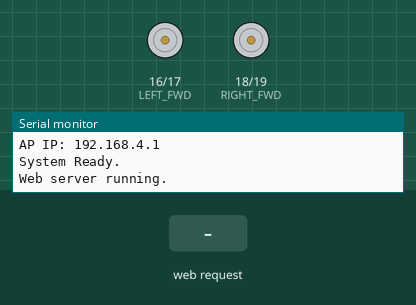
Simulated run of this sketch. Board: ESP32. Parts: motor-driver pin pairs drawn as motors (green arrow = first pin HIGH = forward, orange = second pin HIGH = backward, longer = more drive), the last lines printed to the serial monitor. Inputs (shaded band) come from the test bench.

Above: at 1.2 s.
1.3 s: HTTP request GET /set?l=1 received
At 2.5 s:
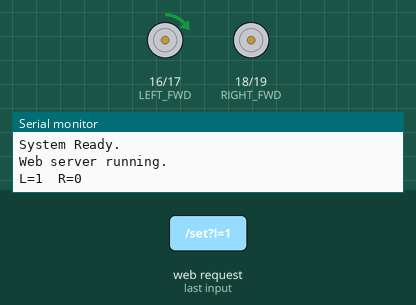
2.8 s: HTTP request GET /set?l=120 received
At 3.6 s:
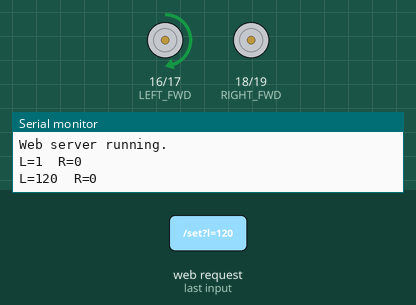
4.3 s: HTTP request GET /set?r=1 received
At 4.9 s:
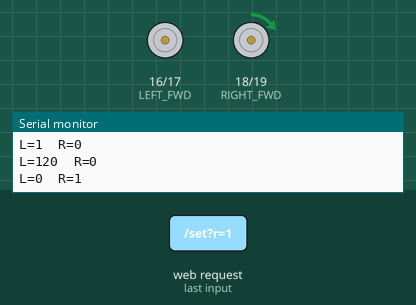
5.8 s: HTTP request GET /set?r=120 received
At 7.0 s:
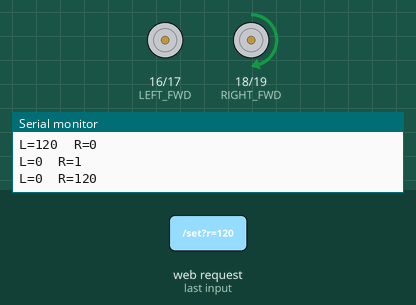
7.3 s: HTTP request GET /set?l=1&r=1 received
At 8.4 s:
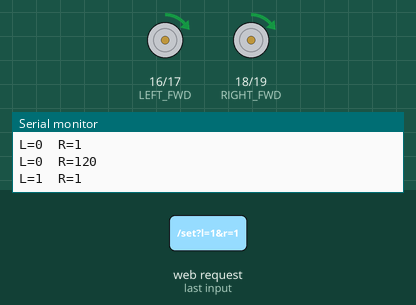
8.8 s: HTTP request GET /set?l=120&r=120 received
At 9.4 s:
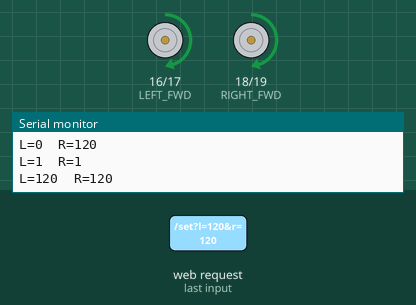
Timing chart, 0 to 11.3 s (numbered marks = the images above; inputs shaded):
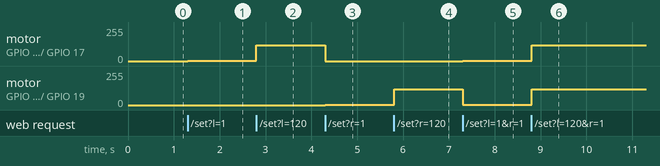

The sketch:

motor_control_ap_mode.ino
```cpp
/*
   ESP32 AP Mode + RTOS + 2-Slider PWM Motor Control
   Controls left & right motor speed using PWM.
*/

#include <WiFi.h>
#include <WebServer.h>

// -------- PIN CONFIG (EDIT to match your wiring) --------
const int LEFT_FWD = 16;
const int LEFT_BWD = 17;
const int RIGHT_FWD = 18;
const int RIGHT_BWD = 19;

// PWM channels
#define CH_L 0
#define CH_R 1

// -------- AP CONFIG --------
const char* ap_ssid = "ESP32-RTOS-PWM";
const char* ap_password = "12345678";

WebServer server(80);

// -------- RTOS --------
typedef struct {
  int leftSpeed;   // -255 to 255 (negative = backward)
  int rightSpeed;  // -255 to 255 (negative = backward)
} MotorPWM;

QueueHandle_t pwmQueue;

// ---------------------------------------------------------
// HTML PAGE WITH 2 SLIDERS
// ---------------------------------------------------------
const char INDEX_HTML[] PROGMEM = R"rawliteral(
<!DOCTYPE html>
<html>
<head>
<meta name='viewport' content='width=device-width, initial-scale=1'>
<style>
body { font-family: Arial; text-align: center; padding-top: 20px; }
.slider { width: 300px; }
label { font-size: 20px; }
</style>
</head>
<body>
<h2>ESP32 RTOS PWM Motor Control</h2>

<label>Left Motor</label><br>
<input type='range' min='-255' max='255' value='0' class='slider' id='left'><br><br>

<label>Right Motor</label><br>
<input type='range' min='-255' max='255' value='0' class='slider' id='right'><br><br>

<script>
function send() {
  let L = document.getElementById("left").value;
  let R = document.getElementById("right").value;
  fetch(`/set?l=${L}&r=${R}`);
}
document.querySelectorAll('.slider').forEach(s => {
  s.oninput = send;
});
</script>

</body>
</html>
)rawliteral";

// ---------------------------------------------------------
// SEND SLIDER VALUES → QUEUE
// ---------------------------------------------------------
void handleSetPWM() {
  MotorPWM cmd;

  cmd.leftSpeed = server.hasArg("l") ? server.arg("l").toInt() : 0;
  cmd.rightSpeed = server.hasArg("r") ? server.arg("r").toInt() : 0;

  xQueueOverwrite(pwmQueue, &cmd);
  server.send(200, "text/plain", "OK");
}

void handleRoot() {
  server.send_P(200, "text/html", INDEX_HTML);
}

// ---------------------------------------------------------
// MOTOR APPLY
// ---------------------------------------------------------
void applyMotorPWM(int channel, int pinFwd, int pinBwd, int pwmValue) {
  pwmValue = constrain(pwmValue, -255, 255);

  if (pwmValue > 0) {
    digitalWrite(pinBwd, LOW);
    digitalWrite(pinFwd, HIGH);
    ledcWrite(channel, pwmValue);
  } else if (pwmValue < 0) {
    digitalWrite(pinFwd, LOW);
    digitalWrite(pinBwd, HIGH);
    ledcWrite(channel, -pwmValue);
  } else {
    digitalWrite(pinFwd, LOW);
    digitalWrite(pinBwd, LOW);
    ledcWrite(channel, 0);
  }
}

// ---------------------------------------------------------
// TASK: Handle Web Server
// ---------------------------------------------------------
void WebTask(void* pv) {
  server.on("/", handleRoot);
  server.on("/set", handleSetPWM);

  server.begin();
  Serial.println("Web server running.");

  for (;;) {
    server.handleClient();
    vTaskDelay(pdMS_TO_TICKS(5));
  }
}

// ---------------------------------------------------------
// TASK: Motor Control (reads queue struct)
// ---------------------------------------------------------
void MotorTask(void* pv) {
  MotorPWM cmd = {0, 0};

  for (;;) {
    if (xQueueReceive(pwmQueue, &cmd, portMAX_DELAY)) {
      applyMotorPWM(CH_L, LEFT_FWD, LEFT_BWD, cmd.leftSpeed);
      applyMotorPWM(CH_R, RIGHT_FWD, RIGHT_BWD, cmd.rightSpeed);

      Serial.printf("L=%d  R=%d\n", cmd.leftSpeed, cmd.rightSpeed);
    }
    vTaskDelay(pdMS_TO_TICKS(10));
  }
}

// ---------------------------------------------------------
// SETUP
// ---------------------------------------------------------
void setup() {
  Serial.begin(115200);

  pinMode(LEFT_FWD, OUTPUT);
  pinMode(LEFT_BWD, OUTPUT);
  pinMode(RIGHT_FWD, OUTPUT);
  pinMode(RIGHT_BWD, OUTPUT);

  // PWM setup
  ledcSetup(CH_L, 20000, 8); // 20 kHz, 8-bit
  ledcSetup(CH_R, 20000, 8);

  ledcAttachPin(LEFT_FWD, CH_L);
  ledcAttachPin(RIGHT_FWD, CH_R);

  WiFi.softAP(ap_ssid, ap_password);
  Serial.print("AP IP: "); Serial.println(WiFi.softAPIP());

  pwmQueue = xQueueCreate(1, sizeof(MotorPWM));

  xTaskCreatePinnedToCore(WebTask, "WebTask", 6000, NULL, 1, NULL, 1);
  xTaskCreatePinnedToCore(MotorTask, "MotorTask", 4000, NULL, 2, NULL, 0);

  Serial.println("System Ready.");
}

// ---------------------------------------------------------
// LOOP
// ---------------------------------------------------------
void loop() {
  vTaskDelay(pdMS_TO_TICKS(1000));
}
```

Measured:
- after the input at 1.3 s, motor on GPIO 16 (LEFT_FWD) / GPIO 17 (LEFT_BWD): stopped → forward 1/255 at once
- after the input at 2.8 s, motor on GPIO 16 (LEFT_FWD) / GPIO 17 (LEFT_BWD): forward 1/255 → forward 120/255 at once
- after the input at 4.3 s, motor on GPIO 16 (LEFT_FWD) / GPIO 17 (LEFT_BWD): forward 120/255 → stopped at once; motor on GPIO 18 (RIGHT_FWD) / GPIO 19 (RIGHT_BWD): stopped → forward 1/255 at once
- after the input at 5.8 s, motor on GPIO 18 (RIGHT_FWD) / GPIO 19 (RIGHT_BWD): forward 1/255 → forward 120/255 at once
- after the input at 7.3 s, motor on GPIO 16 (LEFT_FWD) / GPIO 17 (LEFT_BWD): stopped → forward 1/255 at once; motor on GPIO 18 (RIGHT_FWD) / GPIO 19 (RIGHT_BWD): forward 120/255 → forward 1/255 at once
- after the input at 8.8 s, motor on GPIO 16 (LEFT_FWD) / GPIO 17 (LEFT_BWD), motor on GPIO 18 (RIGHT_FWD) / GPIO 19 (RIGHT_BWD): forward 1/255 → forward 120/255 at once
